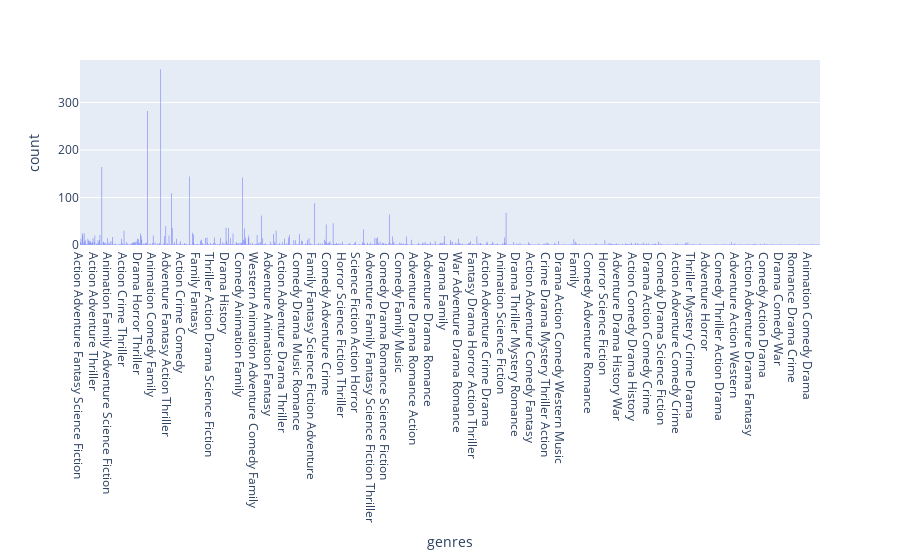

The code cell stored with this chart in its notebook:
### Code cell
fig = px.histogram(movies_data, "genres")
fig.show()

### Figure 1 — Plotly figure (JSON) as saved in the notebook; plotly's stock layout.template omitted (floating-point values rounded to 4 significant figures; data arrays with more than 128 entries replaced by an {"elided": "..."} marker saying what was removed)
{"data": [{"alignmentgroup": "True", "bingroup": "x", "hovertemplate": "genres=%{x}<br>count=%{y}<extra></extra>", "legendgroup": "", "marker": {"color": "#636efa", "pattern": {"shape": ""}}, "name": "", "offsetgroup": "", "orientation": "v", "showlegend": false, "type": "histogram", "x": {"elided": "4803 str values"}, "xaxis": "x", "yaxis": "y"}], "layout": {"barmode": "relative", "legend": {"tracegroupgap": 0}, "margin": {"t": 60}, "xaxis": {"anchor": "y", "domain": [0, 1], "title": {"text": "genres"}}, "yaxis": {"anchor": "x", "domain": [0, 1], "title": {"text": "count"}}}}
